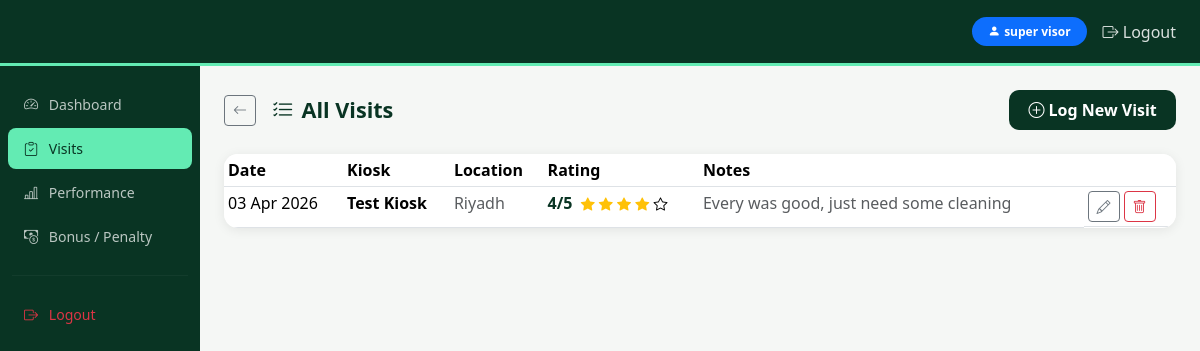
Page /supervisor/visits/ (signed in) on the earlier database version.
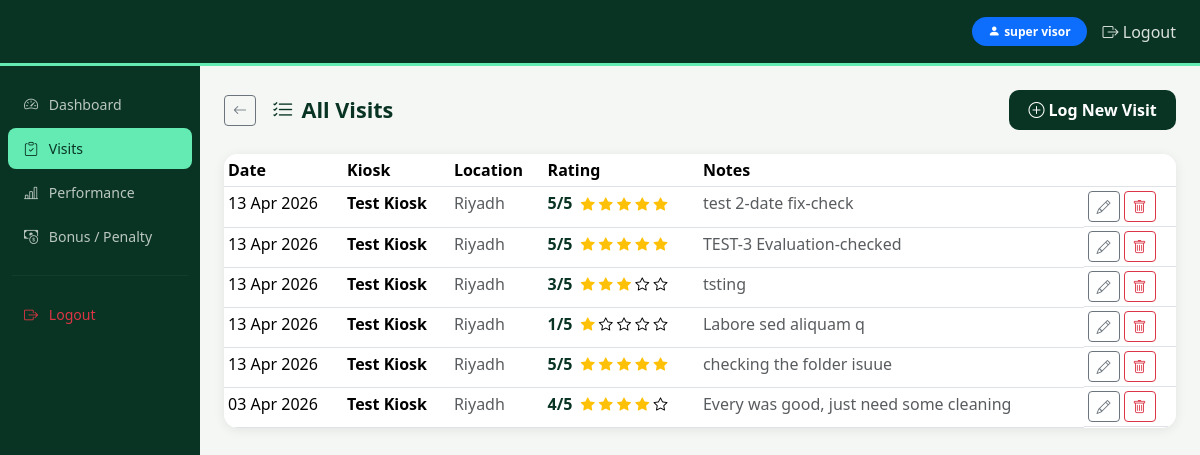
Same page on the later database version.
### supervisor/models.py (models this page shows, shortened)
class SupervisorVisit(models.Model):
    supervisor = models.ForeignKey(
        settings.AUTH_USER_MODEL,
        on_delete=models.CASCADE,
        related_name='visits',
    )
    kiosk = models.ForeignKey(
        'kiosks.Kiosk',
        on_delete=models.CASCADE,
        related_name='supervisor_visits',
    )
    date = models.DateField()
    rating = models.PositiveSmallIntegerField(
        validators=[MinValueValidator(1), MaxValueValidator(5)]
    )
    notes = models.TextField(blank=True)
    attendance_rating = models.PositiveSmallIntegerField(
        null=True, blank=True, validators=EVAL_RATING_VALIDATORS)
    attendance_photo = models.ImageField(
        upload_to=visit_photo_path, null=True, blank=True)
    cleanliness_rating = models.PositiveSmallIntegerField(
        null=True, blank=True, validators=EVAL_RATING_VALIDATORS)
    cleanliness_photo = models.ImageField(
        upload_to=visit_photo_path, null=True, blank=True)
    device_care_rating = models.PositiveSmallIntegerField(
        null=True, blank=True, validators=EVAL_RATING_VALIDATORS)
    device_care_photo = models.ImageField(
        upload_to=visit_photo_path, null=True, blank=True)
    customer_service_rating = models.PositiveSmallIntegerField(
        null=True, blank=True, validators=EVAL_RATING_VALIDATORS)
    customer_service_photo = models.ImageField(
        upload_to=visit_photo_path, null=True, blank=True)
    marketing_rating = models.PositiveSmallIntegerField(
        null=True, blank=True, validators=EVAL_RATING_VALIDATORS)
    marketing_photo = models.ImageField(
        upload_to=visit_photo_path, null=True, blank=True)
    created_at = models.DateTimeField(auto_now_add=True)
    class Meta:
        ordering = ['-date']

### kiosks/models.py (models this page shows, shortened)
class Kiosk(models.Model):
    name = models.CharField(max_length=100)
    location = models.CharField(max_length=200)
    address = models.TextField(blank=True)
    is_active = models.BooleanField(default=True)
    created_at = models.DateTimeField(auto_now_add=True)
    class Meta:
        ordering = ['name']

### supervisor/views.py (the view)
# urls.py: path('visits/', views.visits_list, name='visits'),
@login_required
@supervisor_required
def visits_list(request):
    visits = SupervisorVisit.objects.filter(
        supervisor=request.user
    ).select_related('kiosk').order_by('-date')
    return render(request, 'supervisor/visits_list.html', {
        'visits': visits,
        'today': timezone.localdate(),
    })

### accounts/models.py (called while the page is built)
    @property
    def is_owner(self):
        return self.role == self.Role.OWNER

    @property
    def is_supervisor(self):
        return self.role == self.Role.SUPERVISOR

### templates/supervisor/visits_list.html (shortened to what this page needs)
{% extends 'base.html' %}
{% block content %}
<div class="d-flex justify-content-between align-items-center mb-4">
  <div class="d-flex align-items-center">
    <a href="{% url 'supervisor:dashboard' %}" class="btn btn-sm btn-outline-secondary me-3">
      <i class="bi bi-arrow-left"></i>
    </a>
    <h4 class="fw-bold mb-0" style="color: var(--wt-dark);">
      <i class="bi bi-list-check me-2"></i>All Visits
    </h4>
  </div>
  <a href="{% url 'supervisor:log_visit' %}" class="btn btn-wt">
    <i class="bi bi-plus-circle me-1"></i>Log New Visit
  </a>
</div>
<div class="card card-wt">
  <div class="card-body p-0">
    {% if visits %}
    <div class="table-responsive">
      <table class="table table-sm table-hover mb-0">
        <thead class="table-wt">
          <tr>
            <th>Date</th>
            <th>Kiosk</th>
            <th class="d-table-md-none">Location</th>
            <th>Rating</th>
            <th class="d-table-md-none">Notes</th>
            <th></th>
          </tr>
        </thead>
        <tbody>
          {% for v in visits %}
          <tr>
            <td>{{ v.date|date:"d M Y" }}</td>
            <td>
              <strong>{{ v.kiosk.name }}</strong>
            </td>
            <td class="text-muted d-table-md-none">{{ v.kiosk.location }}</td>
            <td>
              <span class="fw-bold me-1" style="color:var(--wt-dark);">{{ v.rating }}/5</span>
              {% for i in "12345" %}
                <i class="bi bi-star{% if forloop.counter <= v.rating %}-fill text-warning{% endif %} small"></i>
              {% endfor %}
            </td>
            <td class="text-muted d-table-md-none">{{ v.notes|truncatechars:60|default:"—" }}</td>
            <td class="d-flex gap-1">
              <a href="{% url 'supervisor:edit_visit' v.id %}" class="btn btn-sm btn-outline-secondary">
                <i class="bi bi-pencil"></i>
              </a>
              <a href="{% url 'supervisor:delete_visit' v.id %}" class="btn btn-sm btn-outline-danger">
                <i class="bi bi-trash"></i>
              </a>
            </td>
          </tr>
          {% endfor %}
        </tbody>
      </table>
    </div>
    {% else %}
    <p class="text-muted text-center py-5">
      <i class="bi bi-map fs-2 d-block mb-2"></i>
      No visits logged yet. <a href="{% url 'supervisor:log_visit' %}">Log your first visit</a>.
    </p>
    {% endif %}
  </div>
</div>
{% endblock %}

Differences in the rows shown:
added SupervisorVisit: date "13 Apr 2026", kiosk.name "Test Kiosk", kiosk.location "Riyadh", rating "5", notes "test 2-date fix-check"
added SupervisorVisit: date "13 Apr 2026", kiosk.name "Test Kiosk", kiosk.location "Riyadh", rating "5", notes "TEST-3 Evaluation-checked"
added SupervisorVisit: date "13 Apr 2026", kiosk.name "Test Kiosk", kiosk.location "Riyadh", rating "3", notes "tsting"
added SupervisorVisit: date "13 Apr 2026", kiosk.name "Test Kiosk", kiosk.location "Riyadh", rating "1", notes "Labore sed aliquam q"
added SupervisorVisit: date "13 Apr 2026", kiosk.name "Test Kiosk", kiosk.location "Riyadh", rating "5", notes "checking the folder isuue"
